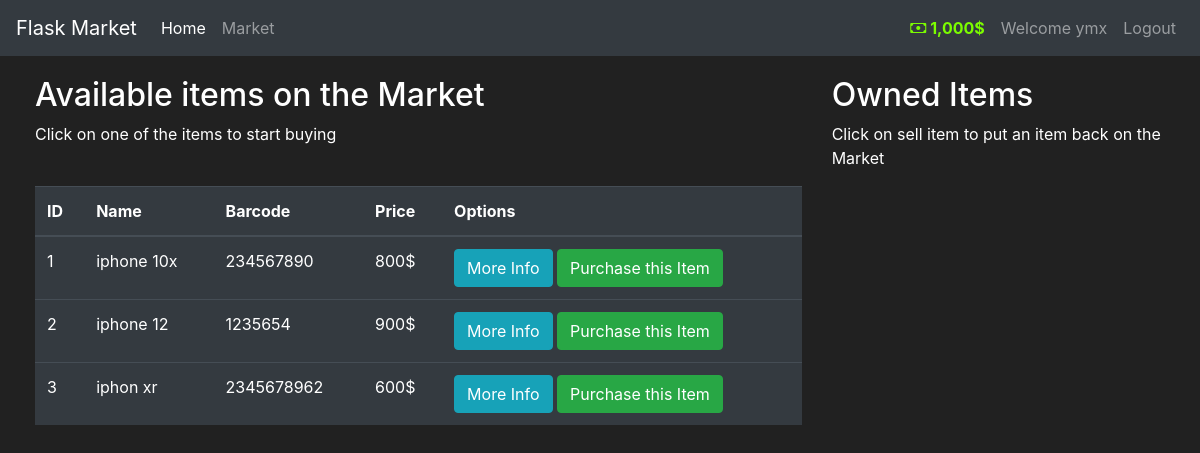
The app's page /market (signed in) with its own data.
### market/models.py (models this page shows, shortened)
class User(db.Model, UserMixin):
    id = db.Column(db.Integer(), primary_key=True)
    username = db.Column(db.String(length=30), nullable=False, unique=True)
    email_address = db.Column(db.String(length=50), nullable=False, unique=True)
    password_hash = db.Column(db.String(length=60), nullable=False)
    budget = db.Column(db.Integer(), nullable=False, default=1000)
    items = db.relationship('Item', backref='owned_user', lazy=True)
    @property
    def prettier_budget(self):
        if len(str(self.budget)) >= 4:
            return f'{str(self.budget)[:-3]},{str(self.budget)[-3:]}$'
        else:
            return f"{self.budget}$"
    @property
    def password(self):
        return self.password

class Item(db.Model):
    id = db.Column(db.Integer(), primary_key=True)
    name = db.Column(db.String(length=30), nullable=False, unique=True)
    price = db.Column(db.Integer(), nullable=False)
    barcode = db.Column(db.String(length=12), nullable=False, unique=True)
    description = db.Column(db.String(length=1024), nullable=False, unique=True)
    owner = db.Column(db.Integer(), db.ForeignKey('user.id'))

### market/routes.py (the view, shortened to what this page needs)
@app.route('/market', methods=['GET', 'POST'])
@login_required
def market_page():
    purchase_form = PurchaseItemForm()
    selling_form = SellItemForm()
    if request.method == "GET":
        items = Item.query.filter_by(owner=None)
        owned_items = Item.query.filter_by(owner=current_user.id)
        return render_template('market.html', items=items, purchase_form=purchase_form, owned_items=owned_items, selling_form=selling_form)

### market/models.py (called while the page is built)
@login_manager.user_loader
def load_user(user_id):
    return User.query.get(int(user_id))

### market/templates/market.html (shortened to what this page needs)
{% extends 'base.html' %}
{% block content %}
<div class="row" style="margin-top:20px; margin-left:20px">
   <div class="col-8">
       <h2>Available items on the Market</h2>
       <p>Click on one of the items to start buying</p>
       <br>
      <table class="table table-hover table-dark">
         <thead>
            <tr>
               <th scope="col">ID</th>
               <th scope="col">Name</th>
               <th scope="col">Barcode</th>
               <th scope="col">Price</th>
               <th scope="col">Options</th>
            </tr>
         </thead>
         <tbody>
            {% for item in items %}
            <tr>
               <td>{{ item.id }}</td>
               <td>{{ item.name }}</td>
               <td>{{ item.barcode }}</td>
               <td>{{ item.price }}$</td>
               <td>
                  <button class="btn btn-outline btn-info" data-toggle="modal" data-target="#Modal-MoreInfo-{{ item.id }}">More Info</button>
                  <button class="btn btn-outline btn-success" data-toggle="modal" data-target="#Modal-PurchaseConfirm-{{ item.id }}">Purchase this Item</button>
               </td>
            </tr>
            {% endfor %}
         </tbody>
      </table>
   </div>
   <div class="col-4">
        <h2>Owned Items</h2>
        <p>Click on sell item to put an item back on the Market</p>
        <br>
   </div>
</div>
{% endblock %}

### market/templates/base.html (shortened to what this page needs)
<!doctype html>
<html lang="en">
   <head>
      <link rel="stylesheet" href="https://cdn.jsdelivr.net/npm/bootstrap@4.5.3/dist/css/bootstrap.min.css">
      <link rel="stylesheet" href="https://cdn.jsdelivr.net/npm/bootstrap-icons@1.3.0/font/bootstrap-icons.css">
   </head>
   <body>
    <nav class="navbar navbar-expand-md navbar-dark bg-dark">
      <a class="navbar-brand" href="#">Flask Market</a>
      <div class="collapse navbar-collapse" id="navbarNav">
        <ul class="navbar-nav mr-auto">
            <li class="nav-item active">
                <a class="nav-link" href="{{ url_for('home_page') }}">Home <span class="sr-only">(current)</span></a>
            </li>
            <li class="nav-item">
                <a class="nav-link" href="{{ url_for('market_page') }}">Market</a>
            </li>
        </ul>
        {% if current_user.is_authenticated %}
        <ul class="navbar-nav">
          <li class="nav-item">
            <a class="nav-link" style="color: lawngreen; font-weight: bold">
              <i class="bi bi-cash"> </i>
              {{ current_user.prettier_budget }}
            </a>
        </li>
          <li class="nav-item">
            <a class="nav-link">Welcome  {{ current_user.username }}</a>
        </li>
          <li class="nav-item">
            <a class="nav-link" href="{{ url_for('logout_page') }}">Logout</a>
          </li>
      </ul>
        {% endif %}
      </div>
    </nav>
      {% block content %}
      {% endblock %}
   </body>
</html>

### market/templates/base.html (style rules this page uses)
body { background-color: #212121; color: white }

### records on screen
User: prettier_budget "1,000$", username "ymx"
Item: id "1", name "iphone 10x", barcode "234567890", price "800"
Item: id "2", name "iphone 12", barcode "1235654", price "900"
Item: id "3", name "iphon xr", barcode "2345678962", price "600"
